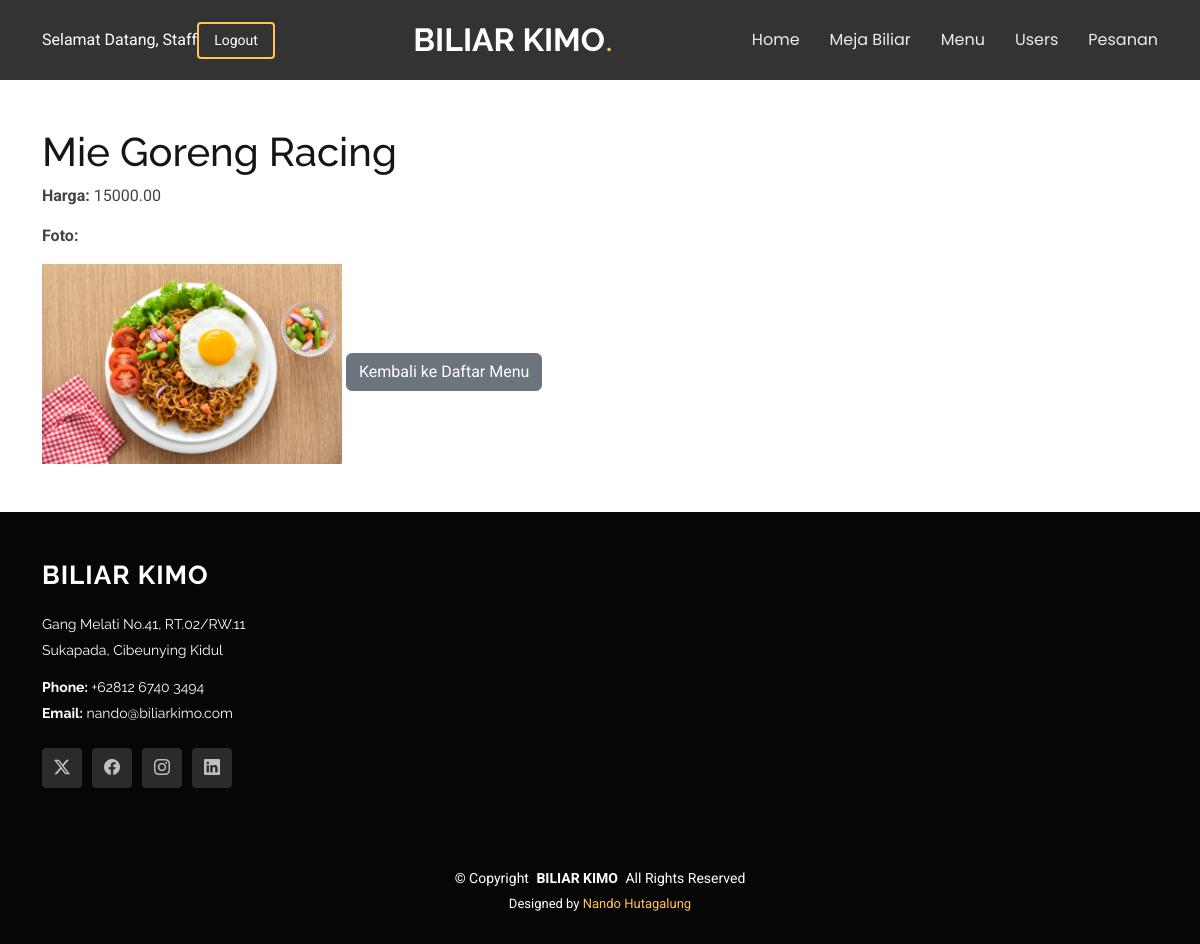
Screenshot of /menu/1/ (signed in) with the database file from the repository.
### users/models.py (models this page shows, shortened)
class User(AbstractUser):
    ROLES = [
        ('admin', 'Admin'),
        ('staff', 'Staff'),
        ('member', 'Member'),
    ]
    email = models.EmailField(unique=True)
    role = models.CharField(max_length=20, choices=ROLES, default='viewer')

### menu/models.py (models this page shows, shortened)
class Menu(models.Model):
    nama_menu = models.CharField(max_length=255)
    harga = models.DecimalField(max_digits=10, decimal_places=2)
    foto = models.ImageField(upload_to='menu_photos/')

### menu/views.py (the view)
# urls.py: path('<int:menu_id>/', views.menu_detail, name='menu_detail'),
@login_required
def menu_detail(request, menu_id):
    try:
        if not user_is_admin_or_staff(request.user):
            messages.error(request, "You do not have permission to access this page.")
            return redirect('home')
        menu = get_object_or_404(Menu, id=menu_id)
        return render(request, 'menu/menu_detail.html', {'menu': menu})
    except Exception as e:
        messages.error(request, f"An error occurred while fetching the menu details: {str(e)}")
        return redirect(request.META.get('HTTP_REFERER', 'menu_list'))

### menu/views.py (called while the page is built)
def user_is_admin_or_staff(user):
    return user.is_authenticated and user.role in ['admin', 'staff']

### menu/templates/menu/menu_detail.html (shortened to what this page needs)
{% extends 'projekan_akhir/base.html' %}
{% block content %}
<div class="container mt-5 mb-5">
    <h1 class="mt-4">{{ menu.nama_menu }}</h1>
    <p><strong>Harga:</strong> {{ menu.harga }}</p>
    <p><strong>Foto:</strong></p>
    <img src="{{ menu.foto.url }}" width="300" alt="{{ menu.nama_menu }}">
    <a href="{% url 'menu_list' %}" class="btn btn-secondary mt-3">Kembali ke Daftar Menu</a>
</div>
{% endblock %}

### projekan_akhir/templates/projekan_akhir/base.html (shortened to what this page needs)
<!DOCTYPE html>
<html lang="en">
<head>
  {% load static %}
  {% load filters %}
  <link href="{% static 'vendor/bootstrap/css/bootstrap.min.css' %}" rel="stylesheet">
  <link href="{% static 'vendor/bootstrap-icons/bootstrap-icons.css' %}" rel="stylesheet">
  <link href="{% static 'vendor/aos/aos.css' %}" rel="stylesheet">
  <link href="{% static 'vendor/swiper/swiper-bundle.min.css' %}" rel="stylesheet">
  <link href="{% static 'vendor/glightbox/css/glightbox.min.css' %}" rel="stylesheet">
  <link href="https://cdn.datatables.net/1.13.4/css/jquery.dataTables.min.css" rel="stylesheet">
  <link href="{% static 'css/main.css' %}" rel="stylesheet">
</head>
<body class="portfolio-details-page">
  <header id="header" class="header d-flex align-items-center position-relative">
    <div class="container-fluid container-xl position-relative d-flex align-items-center justify-content-between">
      <a href="index.html" class="logo d-flex align-items-center me-auto me-lg-0">
        <h1 class="sitename">BILIAR KIMO</h1>
        <span>.</span>
      </a>
      <nav id="navmenu" class="navmenu">
        <ul>
          <li><a href="/dashboard">Home<br></a></li>
          <li><a href="/meja_biliar">Meja Biliar</a></li>
          <li><a href="/menu">Menu</a></li>
          <li><a href="/users">Users</a></li>
          <li><a href="/pesanan">Pesanan</a></li>
        </ul>
      </nav>
      <div class="d-flex justify-content-between align-items-center">
        <a class="text-white">Selamat Datang, {{ user.username }}</a>
        <a class="btn-getstarted" href="{% url 'logout' %}">Logout</a>
    </div>
    </div>
  </header>
  {% block content %}
  {% endblock %}
 {% include 'projekan_akhir/footer.html' %}
</body>
</html>

### projekan_akhir/static/css/main.css (style rules this page uses)
:root { --default-font: "Roboto", system-ui, -apple-system, "Segoe UI", Roboto, "Helvetica Neue", Arial, "Noto Sans", "Liberation Sans", sans-serif, "Apple Color Emoji", "Segoe UI Emoji", "Segoe UI Symbol", "Noto Color Emoji"; --heading-font: "Raleway", sans-serif; --nav-font: "Poppins", sans-serif; }
:root { --background-color: #ffffff; --default-color: #444444; --heading-color: #151515; --accent-color: #ffc451; --surface-color: #ffffff; --contrast-color: #312f2f; }
:root { --nav-color: rgba(255, 255, 255, 0.905); --nav-hover-color: #ffc451; --nav-mobile-background-color: #ffffff; --nav-dropdown-background-color: #ffffff; --nav-dropdown-color: #212529; --nav-dropdown-hover-color: #ffc451; }
:root { scroll-behavior: smooth; }
body { color: var(--default-color); background-color: var(--background-color); font-family: var(--default-font); }
a { color: var(--accent-color); text-decoration: none; transition: 0.3s; }
h1, h2, h3, h4, h5, h6 { color: var(--heading-color); font-family: var(--heading-font); }
.header { --background-color: rgba(0, 0, 0, 0.8); --heading-color: #ffffff; --contrast-color: #ffffff; color: var(--default-color); background-color: var(--background-color); padding: 10px 0; transition: all 0.5s; z-index: 997; }
.header .logo { line-height: 1; }
.header .logo h1 { font-size: 32px; margin: 0; font-weight: 700; color: var(--heading-color); }
.header .logo span { color: var(--accent-color); font-size: 32px; }
.header .btn-getstarted, .header .btn-getstarted:focus { color: var(--contrast-color); font-size: 14px; padding: 8px 30px; margin: 0 0 0 30px; border-radius: 4px; transition: 0.3s; border: 2px solid var(--accent-color); }
@media (max-width: 1200px) { .header .logo { order: 1; } }
@media (max-width: 1200px) { .header .btn-getstarted { order: 2; margin: 0 15px 0 0; padding: 6px 15px; } }
@media (max-width: 1200px) { .header .navmenu { order: 3; } }
@media (min-width: 1200px) { .navmenu { padding: 0; } }
@media (min-width: 1200px) { .navmenu ul { margin: 0; padding: 0; display: flex; list-style: none; align-items: center; } }
@media (min-width: 1200px) { .navmenu li { position: relative; } }
@media (min-width: 1200px) { .navmenu a, .navmenu a:focus { color: var(--nav-color); padding: 18px 15px; font-size: 16px; font-family: var(--nav-font); font-weight: 400; display: flex; align-items: center; justify-content: space-between; white-space: nowrap; transition: 0.3s; } }
@media (min-width: 1200px) { .navmenu li:last-child a { padding-right: 0; } }

### rows the page displays
User: username "Staff"
Menu: nama_menu "Mie Goreng Racing", harga "15000.00", foto (picture)
